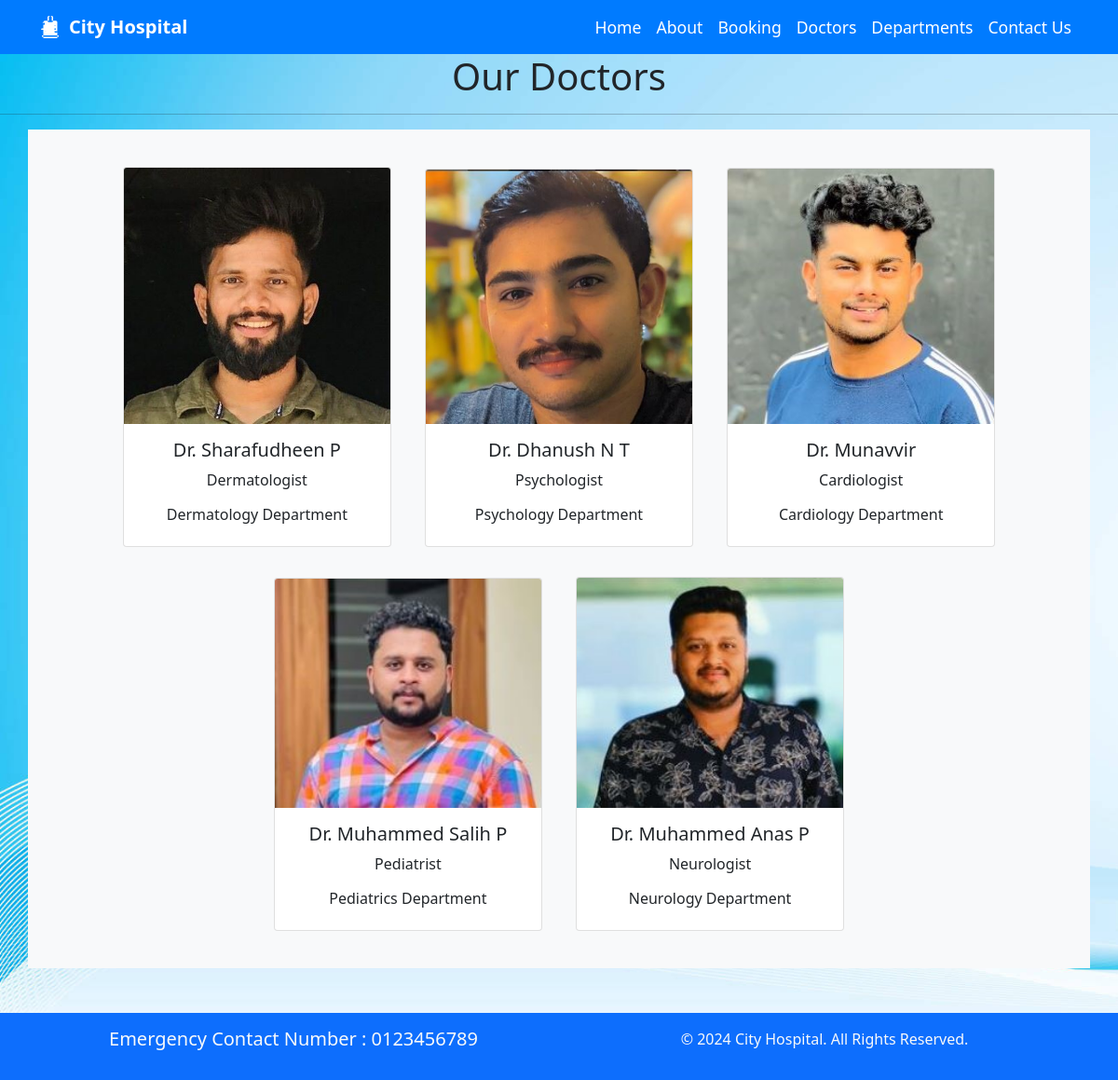
The app's page /doctors/ with its own data.
### home/models.py (models this page shows, shortened)
class Doctors(models.Model):
    doc_name = models.CharField(max_length=255)
    doc_spec = models.CharField(max_length=255)
    dep_name = models.ForeignKey(Departments, on_delete=models.CASCADE)
    doc_image = models.ImageField(upload_to='doctors')

class Departments(models.Model):
    dep_name = models.CharField(max_length=100)
    dep_description = models.TextField()
    def __str__(self):
        return self.dep_name

### home/views.py (the view)
# urls.py: path('doctors/', views.doctors, name="doctors"),
def doctors(request):
    dict_docs = {
        'doctors':Doctors.objects.all()
    }
    return render(request, 'doctors.html',dict_docs)

### templates/doctors.html (shortened to what this page needs)
{% extends "base.html" %}
{% block content %}
<h1 class="text-center">Our Doctors</h1>
<hr>
<div class="container text-center bg-light mb-5 pt-4 pb-4">
    {% for d in doctors %}
    <div class="card text-center mx-3 my-3" style="width: 18rem; display:inline-block">
        <img src="{{d.doc_image.url}}" class="card-img-top" alt="...">
        <div class="card-body">
          <h5 class="card-title">Dr. {{d.doc_name}}</h5>
          <p class="card-text">{{d.doc_spec}}</p>
          <h6>{{d.dep_name}} Department</h6>
        </div>
      </div>
    {% endfor %}
</div>
{% endblock %}

### templates/base.html (shortened to what this page needs)
{% load static %}
<!DOCTYPE html>
<html lang="en">
<head>
    <link rel="stylesheet" href="https://cdn.jsdelivr.net/npm/bootstrap@5.1.3/dist/css/bootstrap.min.css">
    <link rel="stylesheet" href="https://use.fontawesome.com/releases/v5.2.0/css/all.css">
    <link rel="stylesheet" href="{% static 'css/style.css' %}">
</head>
<body>
  <nav class="navbar navbar-expand-md navbar-light" style="background-color: #007bff;">
    <div class="container">
      <a class="navbar-brand text-white d-flex align-items-center" href="{% url 'home' %}">
        <span class="ms-2">City Hospital</span>
    </a>
        <div class="collapse navbar-collapse" id="navbarNav">
            <ul class="navbar-nav ms-auto">
                <li class="nav-item">
                    <a class="nav-link text-white" href="{% url 'home' %}">Home</a>
                </li>
                <li class="nav-item">
                    <a class="nav-link text-white" href="{% url 'about' %}">About</a>
                </li>
                <li class="nav-item">
                    <a class="nav-link text-white" href="{% url 'booking' %}">Booking</a>
                </li>
                <li class="nav-item">
                    <a class="nav-link text-white" href="{% url 'doctors' %}">Doctors</a>
                </li>
                <li class="nav-item">
                    <a class="nav-link text-white" href="{% url 'department' %}">Departments</a>
                </li>
                <li class="nav-item">
                    <a class="nav-link text-white" href="{% url 'contact' %}">Contact Us</a>
                </li>
            </ul>
        </div>
    </div>
</nav>
    <main role="main" class="flex-shrink-0">
        {% block content %}
        {% endblock %}
    </main>
    <main role="main" class="flex-shrink-0">
    <footer class="bg-primary text-light py-3 mt-auto">
        <div class="container text-center">
            <div class="row">
                <div class="col-12 col-md-6">
                    <h5>Emergency Contact Number : 0123456789</h5>
                </div>
                <div class="col-12 col-md-6">
                    <p>© 2024 City Hospital. All Rights Reserved.</p>
                </div>
            </div>
        </div>
    </footer>
</body>
</html>

### records on screen
Doctors: doc_image (picture), doc_name "Sharafudheen P", doc_spec "Dermatologist", dep_name "Dermatology"
Doctors: doc_image (picture), doc_name "Dhanush N T", doc_spec "Psychologist", dep_name "Psychology"
Doctors: doc_image (picture), doc_name "Munavvir", doc_spec "Cardiologist", dep_name "Cardiology"
Doctors: doc_image (picture), doc_name "Muhammed Salih P", doc_spec "Pediatrist", dep_name "Pediatrics"
Doctors: doc_image (picture), doc_name "Muhammed Anas P", doc_spec "Neurologist", dep_name "Neurology"
